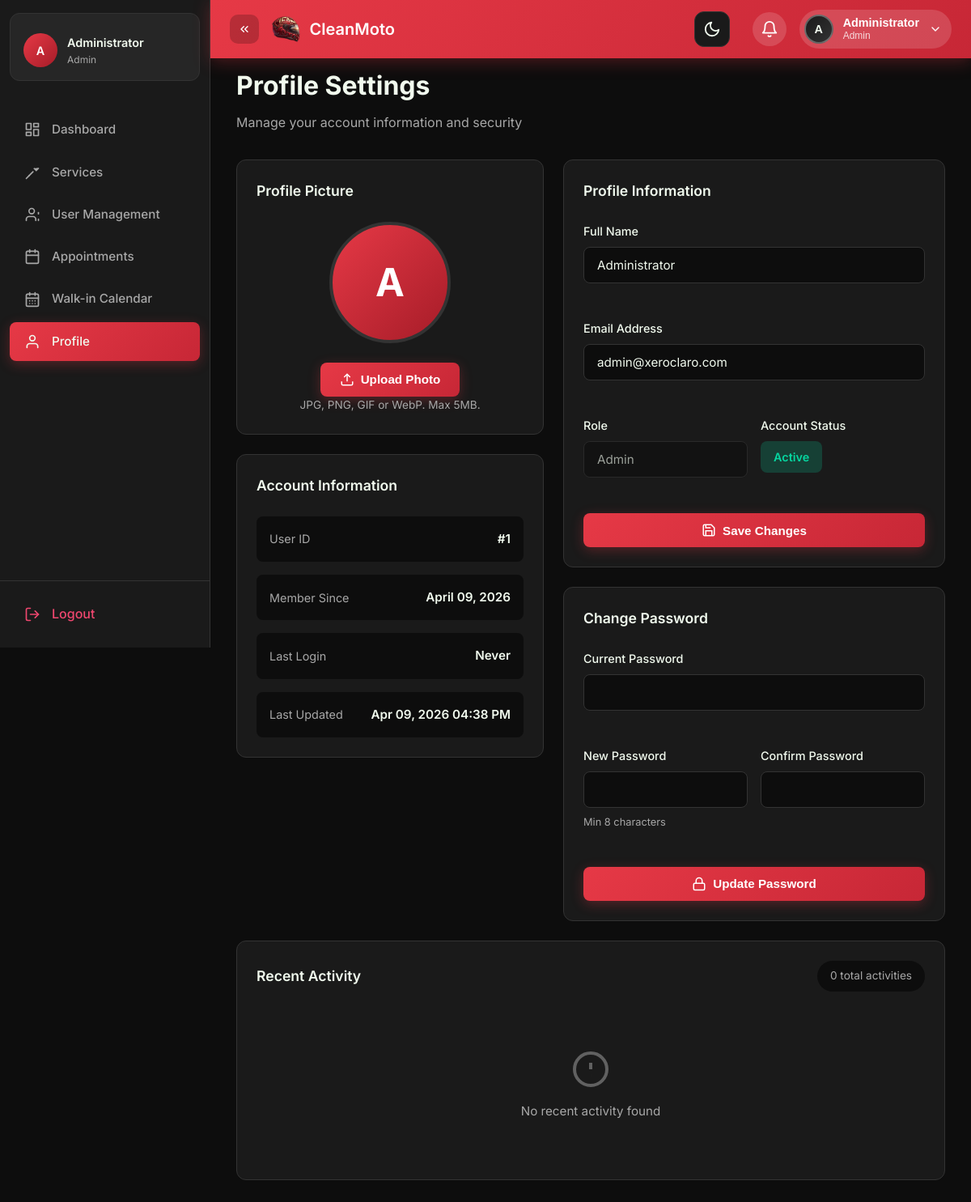
The page /admin/pages/profile.php (signed in) on the database its author committed.
### tables this page shows
CREATE TABLE IF NOT EXISTS users (
    id INT AUTO_INCREMENT PRIMARY KEY,
    name VARCHAR(100) NOT NULL,
    email VARCHAR(255) NOT NULL UNIQUE,
    password VARCHAR(255) NOT NULL,
    role ENUM('admin', 'staff', 'user') DEFAULT 'user',
    status ENUM('active', 'inactive', 'suspended') DEFAULT 'active',
    avatar VARCHAR(255) DEFAULT NULL,
    created_at TIMESTAMP DEFAULT CURRENT_TIMESTAMP,
    updated_at TIMESTAMP DEFAULT CURRENT_TIMESTAMP ON UPDATE CURRENT_TIMESTAMP,
    last_login TIMESTAMP NULL,
    INDEX idx_email (email),
    INDEX idx_role (role),
    INDEX idx_status (status)
);

### admin/pages/profile.php (the view, shortened to what this page needs)
<?php
$db = Database::getInstance()->getConnection();
$userId = $_SESSION['user_id'];
$stmt = $db->prepare("SELECT * FROM users WHERE id = ?");
$stmt->execute([$userId]);
$user = $stmt->fetch();
$logsPage = isset($_GET['logs_page']) ? max(1, intval($_GET['logs_page'])) : 1;
$logsPerPage = 5;
$logsOffset = ($logsPage - 1) * $logsPerPage;
$totalLogsStmt = $db->prepare("SELECT COUNT(*) FROM activity_logs WHERE user_id = ?");
$totalLogsStmt->execute([$userId]);
$totalLogs = (int) $totalLogsStmt->fetchColumn();
$logsStmt = $db->prepare("
    SELECT action, description, ip_address, created_at
    FROM activity_logs
    WHERE user_id = ?
    ORDER BY created_at DESC
    LIMIT ? OFFSET ?
");
$logsStmt->bindValue(1, $userId, PDO::PARAM_INT);
$logsStmt->bindValue(2, $logsPerPage, PDO::PARAM_INT);
$logsStmt->bindValue(3, $logsOffset, PDO::PARAM_INT);
$logsStmt->execute();
$activityLogs = $logsStmt->fetchAll();
?>
<!DOCTYPE html>
<html lang="en">
<head>
    <link rel="stylesheet" href="../../assets/css/style.css">
</head>
<body>
    <div class="dashboard-layout">
        <?php include '../includes/sidebar.php'; ?>
        <?php include '../includes/header.php'; ?>
        <main class="main-content">
            <div class="dashboard-header">
                <h1>Profile Settings</h1>
                <p>Manage your account information and security</p>
            </div>
            <div class="profile-container">
                <div class="profile-left-column">
                    <div class="profile-card avatar-card">
                        <h3>Profile Picture</h3>
                        <div class="avatar-section">
                            <div class="avatar-preview">
                                <?php if ($user['avatar']): ?>
                                    <img src="../../<?php echo htmlspecialchars($user['avatar']); ?>" alt="Avatar" id="avatarImage">
                                <?php else: ?>
                                    <div class="avatar-initials-large" id="avatarInitials"><?php echo $initials; ?></div>
                                <?php endif; ?>
                            </div>
                            <form method="POST" enctype="multipart/form-data" id="avatarForm">
                                <div class="avatar-actions">
                                    <button type="button" class="btn-primary" onclick="document.getElementById('avatarInput').click()">
                                        <svg xmlns="http://www.w3.org/2000/svg" width="18" height="18" viewBox="0 0 24 24" fill="none" stroke="currentColor" stroke-width="2">
                                            <path d="M21 15v4a2 2 0 0 1-2 2H5a2 2 0 0 1-2-2v-4"></path>
                                            <polyline points="17 8 12 3 7 8"></polyline>
                                            <line x1="12" y1="3" x2="12" y2="15"></line>
                                        </svg>
                                        Upload Photo
                                    </button>
                                </div>
                                <p class="avatar-hint">JPG, PNG, GIF or WebP. Max 5MB.</p>
                            </form>
                        </div>
                    </div>
                    <div class="profile-card">
                        <h3>Account Information</h3>
                        <div class="info-grid">
                            <div class="info-item">
                                <span class="info-label">User ID</span>
                                <span class="info-value">#<?php echo $user['id']; ?></span>
                            </div>
                            <div class="info-item">
                                <span class="info-label">Member Since</span>
                                <span class="info-value"><?php echo date('F d, Y', strtotime($user['created_at'])); ?></span>
                            </div>
                            <div class="info-item">
                                <span class="info-label">Last Login</span>
                                <span class="info-value">
                                    <?php echo $user['last_login'] ? date('M d, Y h:i A', strtotime($user['last_login'])) : 'Never'; ?>
                                </span>
                            </div>
                            <div class="info-item">
                                <span class="info-label">Last Updated</span>
                                <span class="info-value"><?php echo date('M d, Y h:i A', strtotime($user['updated_at'])); ?></span>
                            </div>
                        </div>
                    </div>
                </div>
                <div class="profile-right-column">
                    <div class="profile-card">
                        <h3>Profile Information</h3>
                        <form method="POST" class="profile-form">
                            <div class="form-group">
                                <label for="name">Full Name</label>
                                <input type="text" id="name" name="name" class="form-input" value="<?php echo htmlspecialchars($user['name']); ?>" required>
                            </div>
                            <div class="form-group">
                                <label for="email">Email Address</label>
                                <input type="email" id="email" name="email" class="form-input" value="<?php echo htmlspecialchars($user['email']); ?>" required>
                            </div>
                            <div class="form-row">
                                <div class="form-group">
                                    <label>Role</label>
                                    <input type="text" class="form-input" value="<?php echo ucfirst($user['role']); ?>" disabled>
                                </div>
                                <div class="form-group">
                                    <label>Account Status</label>
                                    <div class="status-badge-inline <?php echo $user['status']; ?>">
                                        <?php echo ucfirst($user['status']); ?>
                                    </div>
                                </div>
                            </div>
                            <button type="submit" class="btn-primary">
                                <svg xmlns="http://www.w3.org/2000/svg" width="18" height="18" viewBox="0 0 24 24" fill="none" stroke="currentColor" stroke-width="2">
                                    <path d="M19 21H5a2 2 0 0 1-2-2V5a2 2 0 0 1 2-2h11l5 5v11a2 2 0 0 1-2 2z"></path>
                                    <polyline points="17 21 17 13 7 13 7 21"></polyline>
                                    <polyline points="7 3 7 8 15 8"></polyline>
                                </svg>
                                Save Changes
                            </button>
                        </form>
                    </div>
                    <div class="profile-card">
                        <h3>Change Password</h3>
                        <form method="POST" class="profile-form">
                            <div class="form-group">
                                <label for="current_password">Current Password</label>
                                <input type="password" id="current_password" name="current_password" class="form-input" required>
                            </div>
                            <div class="form-row">
                                <div class="form-group">
                                    <label for="new_password">New Password</label>
                                    <input type="password" id="new_password" name="new_password" class="form-input" minlength="8" required>
                                    <small class="form-hint">Min 8 characters</small>
                                </div>
                                <div class="form-group">
                                    <label for="confirm_password">Confirm Password</label>
                                    <input type="password" id="confirm_password" name="confirm_password" class="form-input" required>
                                </div>
                            </div>
                            <button type="submit" class="btn-primary">
                                <svg xmlns="http://www.w3.org/2000/svg" width="18" height="18" viewBox="0 0 24 24" fill="none" stroke="currentColor" stroke-width="2">
                                    <rect x="3" y="11" width="18" height="11" rx="2" ry="2"></rect>
                                    <path d="M7 11V7a5 5 0 0 1 10 0v4"></path>
                                </svg>
                                Update Password
                            </button>
                        </form>
                    </div>
                </div>
            </div>
            <div class="profile-card activity-log-card">
                <div class="activity-log-header">
                    <h3>Recent Activity</h3>
                    <span class="activity-count"><?php echo $totalLogs; ?> total activities</span>
                </div>
                <div class="activity-log-list">
                    <?php if (!empty($activityLogs)): ?>
                        <?php foreach ($activityLogs as $log): ?>
                            <div class="activity-item">
                                <div class="activity-icon <?php echo $log['action']; ?>">
                                    <?php
                                    $icon = match($log['action']) {
                                        'login' => '<svg xmlns="http://www.w3.org/2000/svg" width="18" height="18" viewBox="0 0 24 24" fill="none" stroke="currentColor" stroke-width="2"><path d="M15 3h4a2 2 0 0 1 2 2v14a2 2 0 0 1-2 2h-4"></path><polyline points="10 17 15 12 10 7"></polyline><line x1="15" y1="12" x2="3" y2="12"></line></svg>',
                                        'logout' => '<svg xmlns="http://www.w3.org/2000/svg" width="18" height="18" viewBox="0 0 24 24" fill="none" stroke="currentColor" stroke-width="2"><path d="M9 21H5a2 2 0 0 1-2-2V5a2 2 0 0 1 2-2h4"></path><polyline points="16 17 21 12 16 7"></polyline><line x1="21" y1="12" x2="9" y2="12"></line></svg>',
                                        'profile_update' => '<svg xmlns="http://www.w3.org/2000/svg" width="18" height="18" viewBox="0 0 24 24" fill="none" stroke="currentColor" stroke-width="2"><path d="M20 21v-2a4 4 0 0 0-4-4H8a4 4 0 0 0-4 4v2"></path><circle cx="12" cy="7" r="4"></circle></svg>',
                                        'password_change' => '<svg xmlns="http://www.w3.org/2000/svg" width="18" height="18" viewBox="0 0 24 24" fill="none" stroke="currentColor" stroke-width="2"><rect x="3" y="11" width="18" height="11" rx="2" ry="2"></rect><path d="M7 11V7a5 5 0 0 1 10 0v4"></path></svg>',
                                        'avatar_update' => '<svg xmlns="http://www.w3.org/2000/svg" width="18" height="18" viewBox="0 0 24 24" fill="none" stroke="currentColor" stroke-width="2"><rect x="3" y="3" width="18" height="18" rx="2" ry="2"></rect><circle cx="8.5" cy="8.5" r="1.5"></circle><polyline points="21 15 16 10 5 21"></polyline></svg>',
                                        'avatar_remove' => '<svg xmlns="http://www.w3.org/2000/svg" width="18" height="18" viewBox="0 0 24 24" fill="none" stroke="currentColor" stroke-width="2"><polyline points="3 6 5 6 21 6"></polyline><path d="M19 6v14a2 2 0 0 1-2 2H7a2 2 0 0 1-2-2V6m3 0V4a2 2 0 0 1 2-2h4a2 2 0 0 1 2 2v2"></path></svg>',
                                        'password_reset_request' => '<svg xmlns="http://www.w3.org/2000/svg" width="18" height="18" viewBox="0 0 24 24" fill="none" stroke="currentColor" stroke-width="2"><circle cx="12" cy="12" r="10"></circle><path d="M9.09 9a3 3 0 0 1 5.83 1c0 2-3 3-3 3"></path><line x1="12" y1="17" x2="12.01" y2="17"></line></svg>',
                                        default => '<svg xmlns="http://www.w3.org/2000/svg" width="18" height="18" viewBox="0 0 24 24" fill="none" stroke="currentColor" stroke-width="2"><circle cx="12" cy="12" r="10"></circle><line x1="12" y1="16" x2="12" y2="12"></line><line x1="12" y1="8" x2="12.01" y2="8"></line></svg>'
                                    };
                                    echo $icon;
                                    ?>
                                </div>
                                <div class="activity-content">
                                    <p class="activity-description"><?php echo htmlspecialchars($log['description']); ?></p>
                                    <div class="activity-meta">
                                        <span class="activity-time">
                                            <svg xmlns="http://www.w3.org/2000/svg" width="14" height="14" viewBox="0 0 24 24" fill="none" stroke="currentColor" stroke-width="2">
                                                <circle cx="12" cy="12" r="10"></circle>
                                                <polyline points="12 6 12 12 16 14"></polyline>
                                            </svg>
                                            <?php
                                            $timestamp = strtotime($log['created_at']);
                                            $diff = time() - $timestamp;
                                            if ($diff < 60) {
                                                echo 'Just now';
                                            } elseif ($diff < 3600) {
                                                echo floor($diff / 60) . ' minutes ago';
                                            } elseif ($diff < 86400) {
                                                echo floor($diff / 3600) . ' hours ago';
                                            } elseif ($diff < 604800) {
                                                echo floor($diff / 86400) . ' days ago';
                                            } else {
                                                echo date('M d, Y h:i A', $timestamp);
                                            }
                                            ?>
                                        </span>
                                        <span class="activity-ip">
                                            <svg xmlns="http://www.w3.org/2000/svg" width="14" height="14" viewBox="0 0 24 24" fill="none" stroke="currentColor" stroke-width="2">
                                                <circle cx="12" cy="12" r="10"></circle>
                                                <line x1="2" y1="12" x2="22" y2="12"></line>
                                                <path d="M12 2a15.3 15.3 0 0 1 4 10 15.3 15.3 0 0 1-4 10 15.3 15.3 0 0 1-4-10 15.3 15.3 0 0 1 4-10z"></path>
                                            </svg>
                                            <?php echo htmlspecialchars($log['ip_address'] ?: 'Unknown'); ?>
                                        </span>
                                    </div>
                                </div>
                            </div>
                        <?php endforeach; ?>
                    <?php else: ?>
                        <div class="activity-empty">
                            <svg xmlns="http://www.w3.org/2000/svg" width="48" height="48" viewBox="0 0 24 24" fill="none" stroke="currentColor" stroke-width="2">
                                <circle cx="12" cy="12" r="10"></circle>
                                <line x1="12" y1="8" x2="12" y2="12"></line>
                                <line x1="12" y1="16" x2="12.01" y2="16"></line>
                            </svg>
                            <p>No recent activity found</p>
                        </div>
                    <?php endif; ?>
                </div>
            </div>
        </main>
    </div>
</body>
</html>

### rows shown on the page
users: id "1", created_at "April 09, 2026", updated_at "Apr 09, 2026 04:38 PM", name "Administrator", email "admin@xeroclaro.com", role "Admin", status "Active"

### other values the page prints
$sidebarInitials "A"
$sidebarUserName "Administrator"
$sidebarUserRole "Admin"
$link['label'] "Dashboard"
$link['label'] "Services"
$link['label'] "User Management"
$link['label'] "Appointments"
$link['label'] "Walk-in Calendar"
$link['label'] "Profile"
APP_NAME "CleanMoto"
$initials "A"
$userName "Administrator"
$userRole "Admin"
$totalLogs "0"
